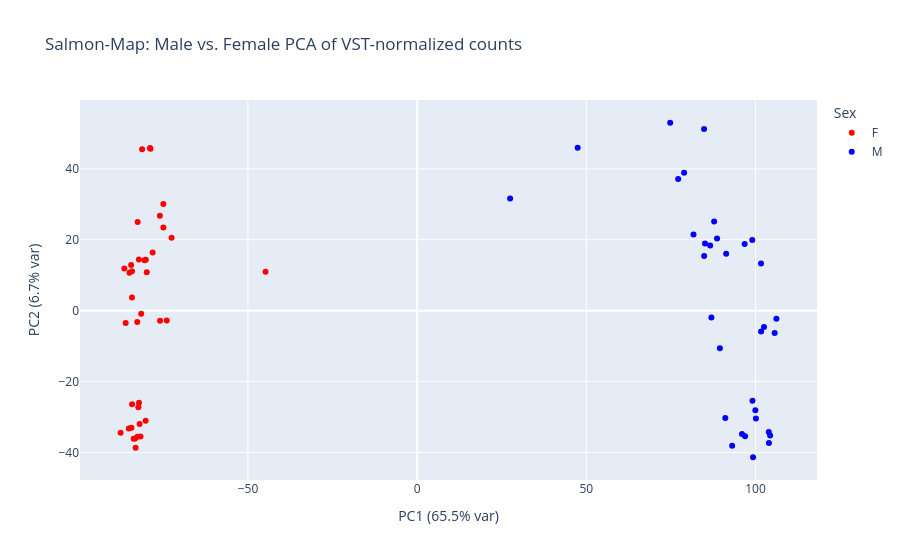

Notebook source saved alongside this figure:
### Code cell
# create transpose
vst_t = norm_counts.T

pca = PCA(n_components=2)
pca_scores = pca.fit_transform(vst_t)

pca_df = metadata.copy()
pca_df['PC1'] = pca_scores[:,0]
pca_df['PC2'] = pca_scores[:,1]

# Explained variance
pc1_var = pca.explained_variance_ratio_[0] * 100
pc2_var = pca.explained_variance_ratio_[1] * 100

# Define your own color mapping
color_map = {'M': 'blue', 'F': 'red'}  

fig = px.scatter(
    pca_df,
    x='PC1',
    y='PC2',
    color='Sex',  
    color_discrete_map=color_map,          
    hover_name=pca_df.index,
    title=f"Salmon-Map: Male vs. Female PCA of VST-normalized counts"
)

fig.update_layout(
    xaxis_title=f"PC1 ({pca.explained_variance_ratio_[0]*100:.1f}% var)",
    yaxis_title=f"PC2 ({pca.explained_variance_ratio_[1]*100:.1f}% var)",
)
fig.show()

### Figure 1 — Plotly figure (JSON) as saved in the notebook; plotly's stock layout.template omitted (floating-point values rounded to 4 significant figures)
{"data": [{"hovertemplate": "<b>%{hovertext}</b><br><br>Sex=F<br>PC1=%{x}<br>PC2=%{y}<extra></extra>", "hovertext": ["ERR12356072", "ERR12383247", "ERR12383248", "ERR12383252", "ERR12383253", "ERR12383254", "ERR12383259", "ERR12383260", "ERR12383261", "ERR12383265", "ERR12383266", "ERR12383268", "ERR12383272", "ERR12383273", "ERR12383274", "ERR12383279", "ERR12383280", "ERR12383281", "ERR12383283", "ERR12383285", "ERR12383286", "ERR12383287", "ERR12383289", "ERR12383292", "ERR12383293", "ERR12383294", "ERR12383298", "ERR12383299", "ERR12383300", "ERR12383301", "ERR12383305", "ERR12383306", "ERR12383307", "ERR12383311", "ERR12383312", "ERR12383313", "ERR12383314"], "legendgroup": "F", "marker": {"color": "red", "symbol": "circle"}, "mode": "markers", "name": "F", "orientation": "v", "showlegend": true, "type": "scatter", "x": [-78.16, -80.59, -72.58, -80.19, -75.0, -44.81, -75.97, -84.29, -74.01, -82.39, -84.24, -82.21, -85.21, -82.02, -80.24, -81.75, -83.79, -84.43, -83.2, -87.64, -82.67, -83.32, -82.6, -82.72, -86.14, -81.55, -84.27, -79.91, -76.03, -85.02, -86.54, -84.52, -82.23, -75.01, -81.28, -78.81, -78.95], "xaxis": "x", "y": [16.44, 14.26, 20.56, 14.33, 23.44, 10.97, -2.849, 3.69, -2.777, -27.21, -26.41, -25.95, -33.21, -31.96, -31.07, -35.5, -36.14, -32.98, -38.66, -34.43, -35.58, -36.05, 25.02, -3.163, -3.494, -0.8797, 11.12, 10.85, 26.77, 10.67, 11.93, 12.86, 14.43, 30.08, 45.56, 45.71, 45.91], "yaxis": "y"}, {"hovertemplate": "<b>%{hovertext}</b><br><br>Sex=M<br>PC1=%{x}<br>PC2=%{y}<extra></extra>", "hovertext": ["ERR12383249", "ERR12383250", "ERR12383251", "ERR12383255", "ERR12383256", "ERR12383257", "ERR12383258", "ERR12383262", "ERR12383263", "ERR12383264", "ERR12383267", "ERR12383269", "ERR12383270", "ERR12383271", "ERR12383275", "ERR12383276", "ERR12383277", "ERR12383278", "ERR12383282", "ERR12383284", "ERR12383288", "ERR12383290", "ERR12383291", "ERR12383295", "ERR12383296", "ERR12383302", "ERR12383304", "ERR12383308", "ERR12383309", "ERR12383310", "ERR12383315", "ERR12383316", "ERR12383317"], "legendgroup": "M", "marker": {"color": "blue", "symbol": "circle"}, "mode": "markers", "name": "M", "orientation": "v", "showlegend": true, "type": "scatter", "x": [96.81, 99.05, 88.64, 105.7, 78.91, 106.2, 102.5, 99.96, 99.12, 100.1, 77.15, 104.0, 104.3, 91.08, 103.9, 96.92, 96.01, 27.49, 93.11, 99.28, 86.97, 101.6, 89.48, 84.83, 91.34, 85.09, 81.67, 84.8, 74.8, 47.44, 101.6, 86.61, 87.78], "xaxis": "x", "y": [18.81, 19.91, 20.38, -6.285, 38.91, -2.263, -4.58, -28.11, -25.42, -30.37, 37.14, -37.34, -35.22, -30.26, -34.23, -35.4, -34.8, 31.66, -38.05, -41.33, -1.887, -5.899, -10.62, 15.46, 16.04, 18.94, 21.49, 51.21, 53.0, 45.93, 13.33, 18.38, 25.18], "yaxis": "y"}], "layout": {"legend": {"title": {"text": "Sex"}, "tracegroupgap": 0}, "title": {"text": "Salmon-Map: Male vs. Female PCA of VST-normalized counts"}, "xaxis": {"anchor": "y", "domain": [0, 1], "title": {"text": "PC1 (65.5% var)"}}, "yaxis": {"anchor": "x", "domain": [0, 1], "title": {"text": "PC2 (6.7% var)"}}}}
